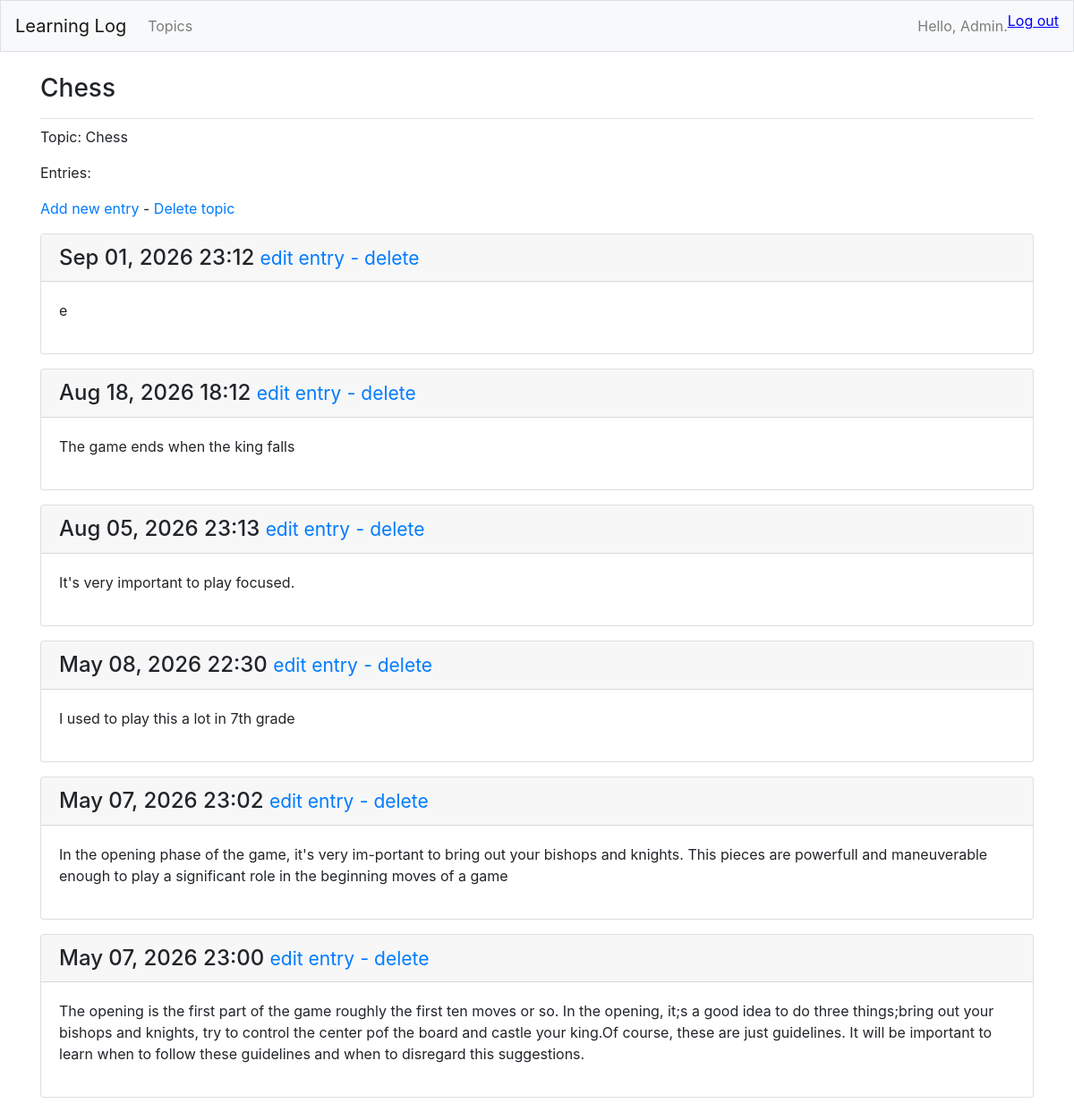
The page /topics/1/ (signed in) on the database its author committed.
### learning_logs/models.py (models this page shows, shortened)
class Topic(models.Model):
	text = models.CharField(max_length=200)
	date_added = models.DateTimeField(auto_now_add=True)
	owner =models.ForeignKey(User, on_delete=models.CASCADE)
	public = models.BooleanField(default=False)
	def __str__(self):
		return self.text

class Entry(models.Model):
	topic = models.ForeignKey(Topic, on_delete=models.CASCADE)
	text = models.TextField()
	date_added = models.DateTimeField(auto_now_add=True)
	class Meta:
		verbose_name_plural = 'entries'

### learning_logs/views.py (the view)
# urls.py: path('topics/<int:topic_id>/', views.topic, name='topic'),
def topic(request, topic_id):
	topic = Topic.objects.get(id=topic_id)
	if not topic.public:
		if not request.user.is_authenticated or topic.owner !=request.user:
			raise Http404
	entries = topic.entry_set.order_by('-date_added')
	context = {'topic':topic, 'entries':entries}
	return render(request, 'learning_logs/topic.html', context)

### learning_logs/templates/learning_logs/topic.html (shortened to what this page needs)
{% extends 'learning_logs/base.html' %}
{% block page_header %}
	<h3>{{ topic }}</h3>
{% endblock page_header %}
{% block content %}
	<p>Topic: {{ topic }}</p>
	<p>Entries:</p>
	{% if topic.owner == user %}
		<p>
			<a href="{% url 'learning_logs:new_entry' topic.id %}">Add new entry</a>
			-
			<a href="{% url 'learning_logs:delete_topic' topic.id %}">Delete topic</a>
		</p>
	{% endif %}
	{% for entry in entries %}
		<div class="card mb-3">
			<h4 class="card-header">
				{{ entry.date_added|date:'M d, Y H:i' }}
				{% if topic.owner == user %}
					<small><a href="{% url 'learning_logs:edit_entry' entry.id %}">
						edit entry</a></small>
					<small><a href="{% url 'learning_logs:delete_entry' entry.id %}">
						- delete</a></small>
				{% endif %}
			</h4>
			<div class="card-body">
				{{ entry.text|linebreaks }}
			</div>
		</div>
	{% empty %}
		<p>There are no entries for this topic yet.</p>
	{% endfor %}
{% endblock content %}

### learning_logs/templates/learning_logs/base.html (shortened to what this page needs)
{% load bootstrap4 %}
<!doctype html>
<html lang="en">
<head>
	{% bootstrap_css %}
</head>
<body>
	<nav class="navbar navbar-expand-md navbar-light bg-light mb-4 border">
		<a class="navbar-brand" href="{% url 'learning_logs:index' %}">
			Learning Log</a>
<div class="collapse navbar-collapse" id="navbarCollapse">
	<ul class="navbar-nav mr-auto">
		<li class="nav-item">
			<a class="nav-link" href="{% url 'learning_logs:topics' %}">
				Topics</a></li>
	</ul>
	<ul class="navbar-nav ml-auto">
		{% if user.is_authenticated %}
			<li class="nav-item">
				<span class="navbar-text">Hello, {{ user.username }}.</span>
			</li>
			<li class="nav-item">
				<form method="post" action="{% url 'users:logout' %}" style="display:inline">
					<button type="submit" class="btn btn-link" style="border:none; background:none; padding:0; color:blue; text-decoration:underline; cursor:pointer;">
						Log out
					</button>
	</form>
			</li>
		{% else %}
			<li class="nav-item">
				<a class="nav-link" href="{% url 'users:register' %}">Register</a>
			</li>
			<li class="nav-item">
				<a class="nav-link" href="{% url 'users:login' %}">Log in</a></li>
		{% endif %}
	</ul>
</div>
</nav>
<main role="main" class="container">
	<div class="pb-2 mb-2 border-bottom">
		{% block page_header %}{% endblock page_header %}
	</div>
	<div>
		{% block content %}{% endblock content %}
	</div>
</main>
</body>
</html>

### rows shown on the page
Topic: text "Chess"
Entry: date_added "Sep 01, 2026 23:12", text "e"
Entry: date_added "Aug 18, 2026 18:12", text "The game ends when the king falls"
Entry: date_added "Aug 05, 2026 23:13", text "It's very important to play focused."
Entry: date_added "May 08, 2026 22:30", text "I used to play this a lot in 7th grade"
Entry: date_added "May 07, 2026 23:02", text "In the opening phase of the game, it's very im-portant to bring out your bishops and knights. This pieces are powerfull and maneuverable enough to play a significant role in the beginning moves of a game"
Entry: date_added "May 07, 2026 23:00", text "The opening is the first part of the game roughly the first ten moves or so. In the opening, it;s a good idea to do three things;bring out your bishops and knights, try to control the center pof the board and castle your king.Of course, these are just guidelines. It will be important to learn when to follow these guidelines and when to disregard this suggestions."

### other values the page prints
{{ user.username }} "Admin"
